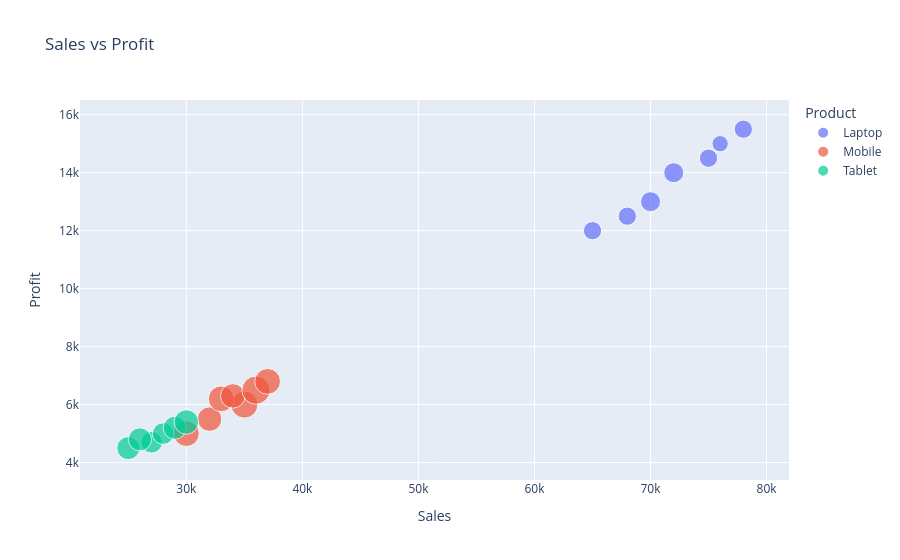

Notebook cell for this chart:
### Code cell
fig = px.scatter(
    df,
    x='Sales',
    y='Profit',
    size='Quantity',
    color='Product',
    title='Sales vs Profit'
)

# fig.show(renderer="browser")

display(fig)

### Figure 1 — Plotly figure (JSON) as saved in the notebook; plotly's stock layout.template omitted (floating-point values rounded to 4 significant figures)
{"data": [{"hovertemplate": "Product=Laptop<br>Sales=%{x}<br>Profit=%{y}<br>Quantity=%{marker.size}<extra></extra>", "legendgroup": "Laptop", "marker": {"color": "#636efa", "size": [5, 6, 5, 6, 5, 4, 5], "sizemode": "area", "sizeref": 0.03, "symbol": "circle"}, "mode": "markers", "name": "Laptop", "orientation": "v", "showlegend": true, "type": "scatter", "x": [65000, 70000, 68000, 72000, 75000, 76000, 78000], "xaxis": "x", "y": [12000, 13000, 12500, 14000, 14500, 15000, 15500], "yaxis": "y"}, {"hovertemplate": "Product=Mobile<br>Sales=%{x}<br>Profit=%{y}<br>Quantity=%{marker.size}<extra></extra>", "legendgroup": "Mobile", "marker": {"color": "#EF553B", "size": [10, 9, 11, 10, 9, 12, 10], "sizemode": "area", "sizeref": 0.03, "symbol": "circle"}, "mode": "markers", "name": "Mobile", "orientation": "v", "showlegend": true, "type": "scatter", "x": [30000, 32000, 35000, 33000, 34000, 36000, 37000], "xaxis": "x", "y": [5000, 5500, 6000, 6200, 6300, 6500, 6800], "yaxis": "y"}, {"hovertemplate": "Product=Tablet<br>Sales=%{x}<br>Profit=%{y}<br>Quantity=%{marker.size}<extra></extra>", "legendgroup": "Tablet", "marker": {"color": "#00cc96", "size": [8, 7, 8, 7, 8, 9], "sizemode": "area", "sizeref": 0.03, "symbol": "circle"}, "mode": "markers", "name": "Tablet", "orientation": "v", "showlegend": true, "type": "scatter", "x": [25000, 27000, 26000, 28000, 29000, 30000], "xaxis": "x", "y": [4500, 4700, 4800, 5000, 5200, 5400], "yaxis": "y"}], "layout": {"legend": {"itemsizing": "constant", "title": {"text": "Product"}, "tracegroupgap": 0}, "title": {"text": "Sales vs Profit"}, "xaxis": {"anchor": "y", "domain": [0, 1], "title": {"text": "Sales"}}, "yaxis": {"anchor": "x", "domain": [0, 1], "title": {"text": "Profit"}}}}
